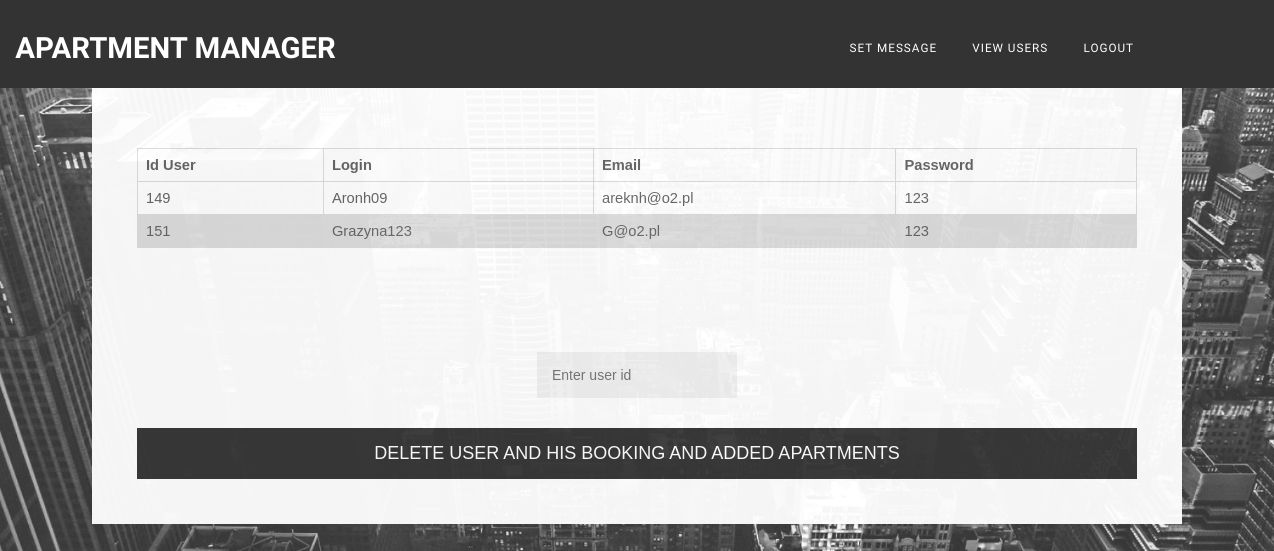
The app's page /Apartment-Manager/viewusers.php (signed in) with its own data.
### tables this page shows
CREATE TABLE `users` (
  `id_Users` int(11) NOT NULL,
  `Login` varchar(45) DEFAULT NULL,
  `Email` varchar(45) DEFAULT NULL,
  `Password` varchar(45) DEFAULT NULL,
  `Register_date` date DEFAULT NULL,
  `id_User_Details` int(11) NOT NULL,
  `Role` int(11) DEFAULT NULL
);

### Apartment-Manager/Model/database.php (called while the page is built, shortened)
<?php
class database {
    static $host, $database, $user, $password;
    function __construct($host = "localhost", $database="aniziol", $user="root", $password=""){
        self::$host=$host;
        self::$database=$database;
        self::$user=$user;
        self::$password=$password;
    }
    function query($q=""){
		$connection = mysqli_connect(self::$host, self::$user, self::$password,  self::$database);
		$x = mysqli_query($connection, $q);
		return $x;
	}
}
?>

### Apartment-Manager/Model/User.php (the view, shortened to what this page needs)
<?php
function getUsers(){
    $mysqlConnect = new database();
    $mysqlConnect->connect();
    $query = $mysqlConnect->query("SELECT * FROM Users Where Role = '1'");
    while($user=mysqli_fetch_array($query)){
        echo '<tr><td>'.$user['id_Users'].'</td><td>'.$user['Login'].'</td><td>'.$user['Email'].'</td><td>'.$user['Password'].'</td></tr>';
    }
}
?>

### Apartment-Manager/resources/styles/default2.css (style rules this page uses)
html, body { height: 100%; }
td, th { border: 1px solid #dddddd; text-align: left; padding: 8px; }
tr:nth-child(even) { background-color: #dddddd; }

### records on screen
users: id_Users "149", Login "Aronh09", Email "areknh@o2.pl", Password "123"
users: id_Users "151", Login "Grazyna123", Email "G@o2.pl", Password "123"
